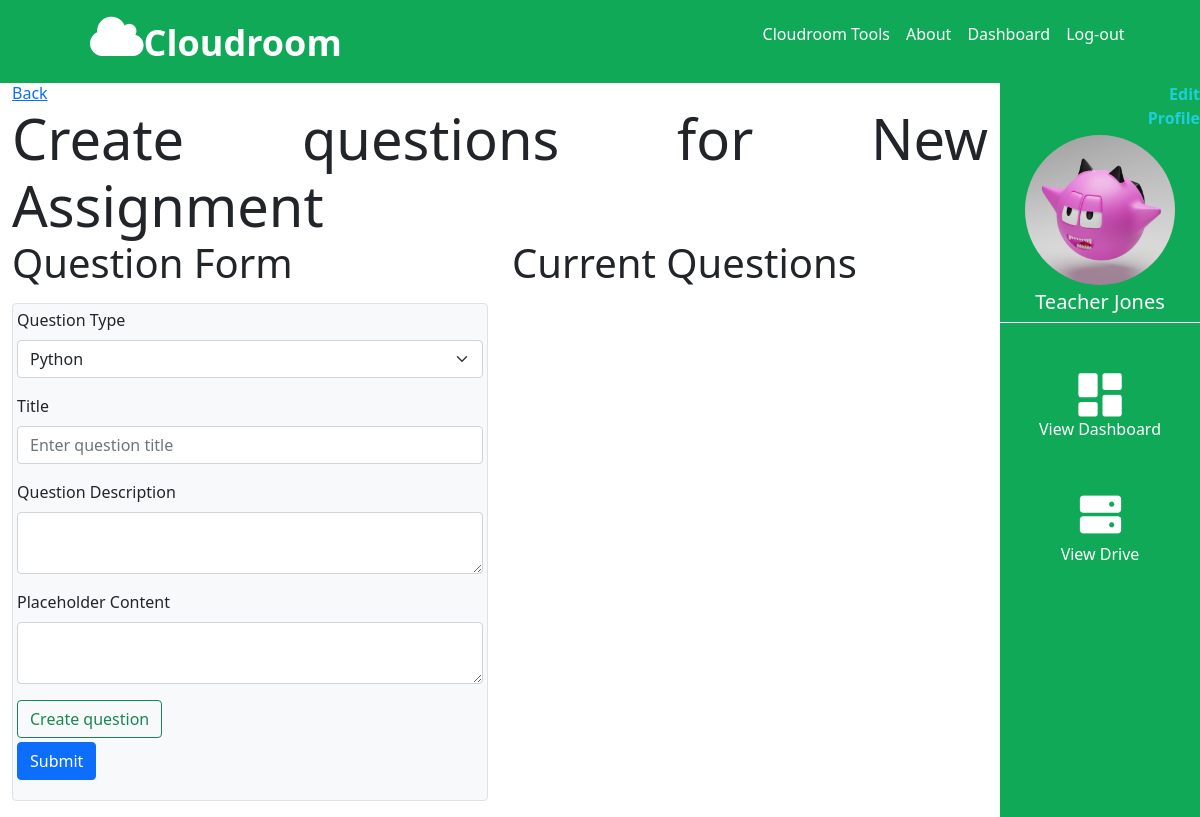
/classroom/1/1/create_assignment/2/ (signed in), run on the app's committed database.
### CloudMain/models.py (models this page shows, shortened)
class Account(db.Model, UserMixin):
    id = db.Column(db.Integer(), primary_key=True)
    first_name = db.Column(db.String(length=30), nullable=False)
    last_name = db.Column(db.String(length=30), nullable=False)
    gender = db.Column(db.String(length=20), nullable=False)
    school = db.Column(db.String(length=50), nullable=False)
    nickname = db.Column(db.String(length=30), nullable=False)
    email = db.Column(db.String(length=20), nullable=False, unique=True)
    password_hash = db.Column(db.String(length=12), nullable=False)
    profile_pic = db.Column(db.String(length=20), nullable=False)
    account_type = db.Column(db.String(length=20), nullable=False)
    items = db.relationship('Upload_File', backref='owned_user', lazy=True)#Lazy gets all items from Upload_file
    poster = db.relationship('Post', backref='poster', lazy=True)  # Lazy gets all items from Upload_file
    papers = db.relationship('Paper', backref='tutor', lazy=True)
    comment = db.relationship('Comments', backref='commenter', lazy=True)
    assignment_submissions = db.relationship('StudentAssignmentSubmission', backref='student', lazy=True)
    question_submissions = db.relationship('StudentQuestionSubmission', backref='student', lazy=True)
    @property
    def password(self):
        return self.password

class Assignment(db.Model):
    __tablename__ = 'assignment'
    id = db.Column(db.Integer(), primary_key=True)
    name = db.Column(db.String(length=30), nullable=False)
    description = db.Column(db.String(), nullable = True)
    creationDate = db.Column(db.Date())
    dueDate = db.Column(db.Date())
    picture = db.Column(db.String(length=20), nullable=False)
    isPublished = db.Column(db.Boolean())
    teacher_id = db.Column(db.Integer())
    paper_id = db.Column(db.Integer(), db.ForeignKey('paper.id'), nullable = False)
    class_id = db.Column(db.Integer(), db.ForeignKey('classroom.id'), nullable = False)
    questions = db.relationship('Question', backref='owned_assignment', lazy=True)
    student_assignment_submissions = db.relationship('StudentAssignmentSubmission', backref='assignment', lazy=True)

### CloudMain/route.py (the view, shortened to what this page needs)
@app.route('/classroom/<class_id>/<paper_id>/create_assignment/<assignment_id>/', methods=['POST', 'GET'])
@functions.teacher_account_required
def create_assignment_questions(class_id, paper_id, assignment_id):
    paper = Paper.query.filter_by(id=int(paper_id)).first()
    assignment = Assignment.query.filter_by(id=assignment_id).first()
    questions_form = Create_Question()
    classroom = Classroom.query.filter_by(id=int(class_id))
    questions_list = []
    if 'questions' not in session:
        session['questions'] = []
    questions_list = session['questions']
    if questions_form.errors != {}:
        for err_msg in questions_form.errors.values():
            flash(f'There was an error with creating an Assignment: {err_msg}', err_msg)
    return render_template('create_assignment_questions.html', class_id = class_id,
                                                                paper_id = paper_id,
                                                                paper = paper,
                                                                questions_form = questions_form,
                                                                questions_list = questions_list,
                                                                assignment = assignment,
                                                                classroom=classroom)

### CloudMain/forms.py
class Create_Question(FlaskForm):
    title = StringField('Title')
    type = SelectField(u'Question Type', choices=[('code', 'Python'), ('text', 'Plain Text')], validators=[DataRequired()])
    description = CKEditorField('Question Description')
    placeholder_text = TextAreaField('Placeholder Content')
    submit = SubmitField()

### CloudMain/functions.py (called while the page is built)
def teacher_account_required(f):
    @wraps(f)
    def decorated_function(*args, **kwargs):
        if current_user.account_type != "Teacher":
            flash(f"This page is for staff only.")
            return redirect(url_for('dashboard_page', user = current_user.first_name) )
        return f(*args, **kwargs)
    return decorated_function

### CloudMain/models.py (called while the page is built)
@login_manager.user_loader
def load_user(user_id):
    return Account.query.get(int(user_id))

### CloudMain/templates/create_assignment_questions.html (shortened to what this page needs)
{% extends 'base.html' %}
{% block style %}
<link rel="stylesheet" href="{{ url_for('static',filename='css/create_assignment.css') }}">
{% endblock %}
{% block content %}
{% include 'base_sidenav.html' %}
<body>
    <div class="container-fluid cloudroom-container">
        <div class="row">
            <div class="col-sm-10">
                <div class="row">
                    <div class="col" style="text-align: justify;">
                        <a href="javascript:history.back()">Back</a>
                        <div class="display-4">
                            <strong>Create questions for {{ assignment.name }}</strong>
                        </div>
                    </div>
                </div>
                <div class="row">
                    <div class="col-sm-6 d-flex flex-column">
                        <div class="display-6">
                            Question Form
                        </div>
                        <div class="p-1 mb-3 mt-3 bg-light border rounded">
                            <form method="POST">
                                <div class="mb-3">
                                    {{ questions_form.type.label(class="form-label") }}
                                    {{ questions_form.type(class="form-select") }}
                                </div>
                                <div class="mb-3">
                                    {{ questions_form.title.label(class="form-label") }}
                                    {{ questions_form.title(placeholder="Enter question title", class="form-control") }}
                                </div>
                                <div class="mb-3">
                                    {{ questions_form.description.label(class="form-label") }}
                                    {{ questions_form.description(class="form-control") }}
                                </div>
                                <div class="mb-3">
                                    {{ questions_form.placeholder_text.label(class="form-label") }}
                                    {{ questions_form.placeholder_text(class="form-control") }}
                                </div>
                                {{ questions_form.submit(class="btn btn-outline-success mb-1", value="Create question") }}
                                <br>
                                {{ questions_form.submit(class="btn btn-primary mb-3", value="Submit") }}
                            </form>
                        </div>
                    </div>
                    <div class="col-sm-6">
                        <div class="display-6 mb-3">
                            Current Questions
                        </div>
                    </div>
                </div>
            </div>
        </div>
    </div>
</body>
{% endblock %}

### CloudMain/templates/base_sidenav.html (shortened to what this page needs)
<link rel="stylesheet" href="{{ url_for('static',filename='css/side_nav.css') }}">
<div class="col-sm-2 min-vh-100 float-end end-0 side-nav cloudroom-green position-fixed">
   <div class="user-section">
      <a href="{{url_for('user_profile', user = current_user.first_name)}}" class="text-reset text-decoration-none">
         <p class="fw-bold text-sm-end" style="color:#20CED9; margin-left: 120px; margin-bottom:0;">Edit Profile</p>
      </a>
      <div class="thumbnail">
         <img src="{{url_for('static',filename = current_user.profile_pic)}}" alt="Squid game avatar from Unsplash">
      </div>
      <h5 id="username">{{ current_user.first_name }} {{ current_user.last_name }}</h5>
   </div>
   <div class="nav-icons">
      <div class="nav-button">
         <a href="{{ url_for('dashboard_page', user = current_user.first_name) }}"
            class="text-reset text-decoration-none nav-button">
            <img src="{{url_for('static',filename = 'images/dashboard_icon.png')}}" alt="Your dashboard icon">
            <p>View Dashboard</p>
         </a>
      </div>
      <div class="nav-button">
         <a href="{{url_for('user_drive', user = current_user.first_name ,id='000')}}"
            class="text-reset text-decoration-none nav-button">
            <img src="{{url_for('static',filename = 'images/ph_hard-drives-fill.png')}}" alt="Your storage drive icon">
            <p>View Drive</p>
         </a>
      </div>
   </div>
</div>

### CloudMain/static/CSS/side_nav.css (style rules this page uses)
.side-nav { padding: 0%; }
.cloudroom-green { background-color: #0FA958; }
.user-section { border-top: 1px white; border-bottom: 1px white; border-style: solid none; display: flex; flex-direction: column; justify-content: center; align-items: center; color: white; }
.thumbnail { position: relative; width: 150px; height: 150px; border-radius: 50%; overflow: hidden; margin: 5px 0px; }
.thumbnail img { position: absolute; left: 50%; top: 50%; height: 100%; width: auto; -webkit-transform: translate(-50%, -50%); -ms-transform: translate(-50%, -50%); transform: translate(-50%, -50%); }
.nav-icons { margin: 50px 0; display: flex; flex-direction: column; justify-content: center; align-items: center; gap: 30px; }
.nav-button { display: flex; flex-direction: column; justify-content: center; align-items: center; color: white; }
body:not(.modal-open) { padding-right: 0px !important; }

### data on the page
Account: profile_pic (picture), first_name "Teacher", last_name "Jones"
Assignment: name "New Assignment"

### other printed values
{{ questions_form.type.label(class="form-label") }} "Question Type"
{{ questions_form.title.label(class="form-label") }} "Title"
{{ questions_form.description.label(class="form-label") }} "Question Description"
{{ questions_form.placeholder_text.label(class="form-label") }} "Placeholder Content"
